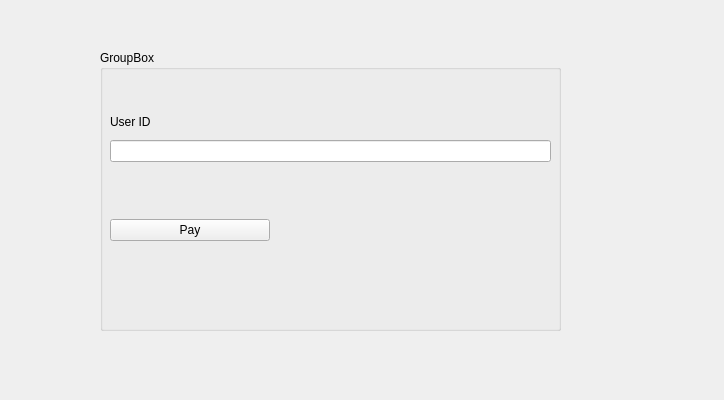
<?xml version="1.0" encoding="UTF-8"?>
<ui version="4.0">
 <class>Pay</class>
 <widget class="QWidget" name="Pay">
  <property name="geometry">
   <rect>
    <x>0</x>
    <y>0</y>
    <width>724</width>
    <height>400</height>
   </rect>
  </property>
  <property name="windowTitle">
   <string>Form</string>
  </property>
  <widget class="QGroupBox" name="groupBox">
   <property name="geometry">
    <rect>
     <x>100</x>
     <y>50</y>
     <width>461</width>
     <height>281</height>
    </rect>
   </property>
   <property name="title">
    <string>GroupBox</string>
   </property>
   <widget class="QWidget" name="verticalLayoutWidget_3">
    <property name="geometry">
     <rect>
      <x>10</x>
      <y>60</y>
      <width>441</width>
      <height>52</height>
     </rect>
    </property>
    <layout class="QVBoxLayout" name="verticalLayout_3">
     <item>
      <widget class="QLabel" name="label_2">
       <property name="text">
        <string>User ID</string>
       </property>
      </widget>
     </item>
     <item>
      <widget class="QLineEdit" name="Id"/>
     </item>
    </layout>
   </widget>
   <widget class="QWidget" name="verticalLayoutWidget_4">
    <property name="geometry">
     <rect>
      <x>10</x>
      <y>140</y>
      <width>160</width>
      <height>80</height>
     </rect>
    </property>
    <layout class="QVBoxLayout" name="verticalLayout_4">
     <item>
      <widget class="QPushButton" name="pushButton_2">
       <property name="text">
        <string>Pay</string>
       </property>
      </widget>
     </item>
    </layout>
   </widget>
  </widget>
 </widget>
 <resources/>
 <connections/>
</ui>
